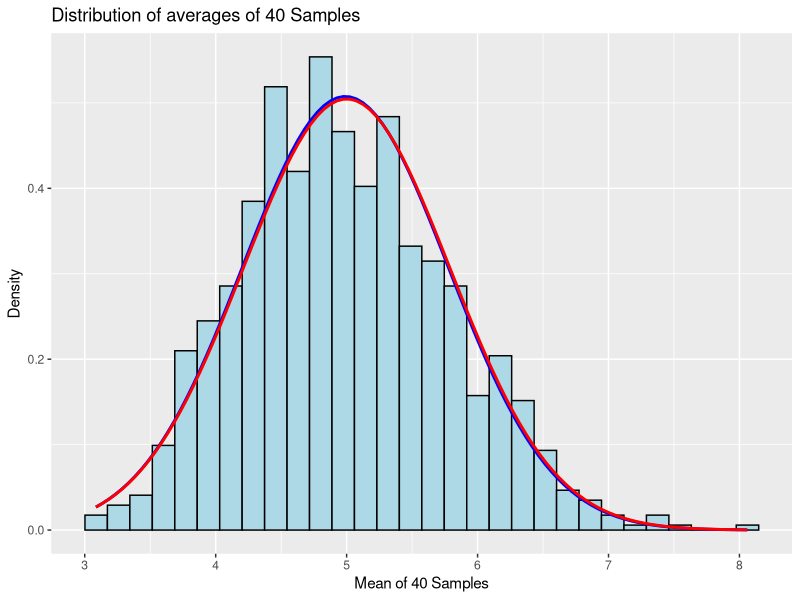

This figure's R source:
## ---- chunk 1
knitr::opts_chunk$set(echo = TRUE)
## ---- chunk 2
set.seed(1) 
simData <- matrix(rexp(40 * 1000, rate = 0.2), 1000)
simMeans <- rowMeans(simData)
## ---- chunk 3
sampleMean <- mean(simMeans)
theoMean <- 1 / 0.2
sampleMean
theoMean
## ---- chunk 4
sampleVar <- var(simMeans)
theoVar <- (1/0.2)^2/40
sampleVar
theoVar
## ---- chunk 5
library(ggplot2 )
sampleSD <- sd(simMeans)
theoSD<- 1/(sqrt(40)*0.2)
plotdata <- data.frame(simMeans)
ggplot(plotdata, aes(x =simMeans)) +
geom_histogram(aes(y=..density..), colour="black",fill = "lightblue")+
labs(title = "Distribution of averages of 40 Samples", x = "Mean of 40 Samples", y = "Density")+
stat_function(fun = dnorm, args = list(mean = sampleMean, sd = sampleSD), color = "blue", size = 1.0)+
stat_function(fun = dnorm, args = list(mean = theoMean, sd = theoSD), colour = "red", size = 1.0)
